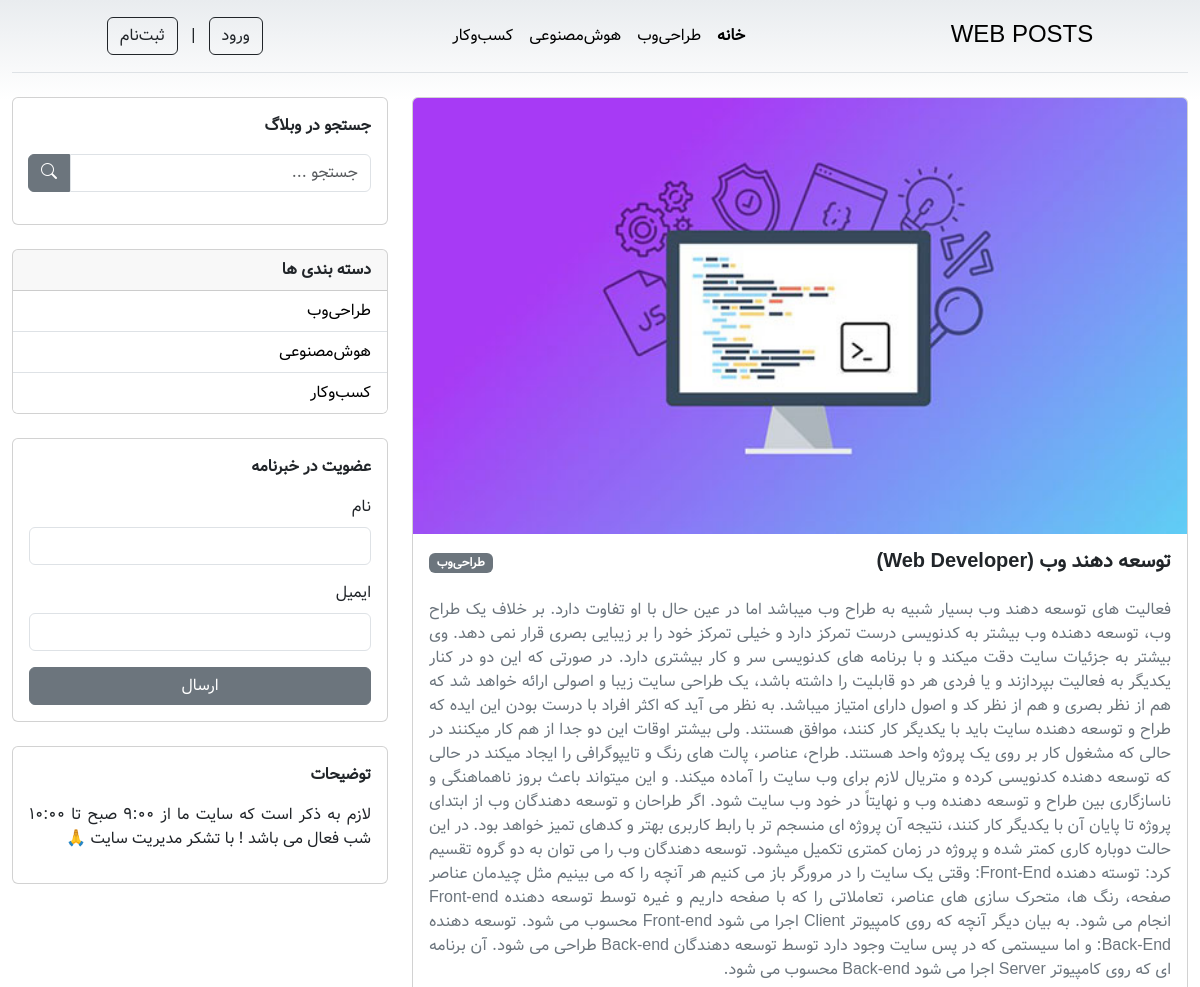
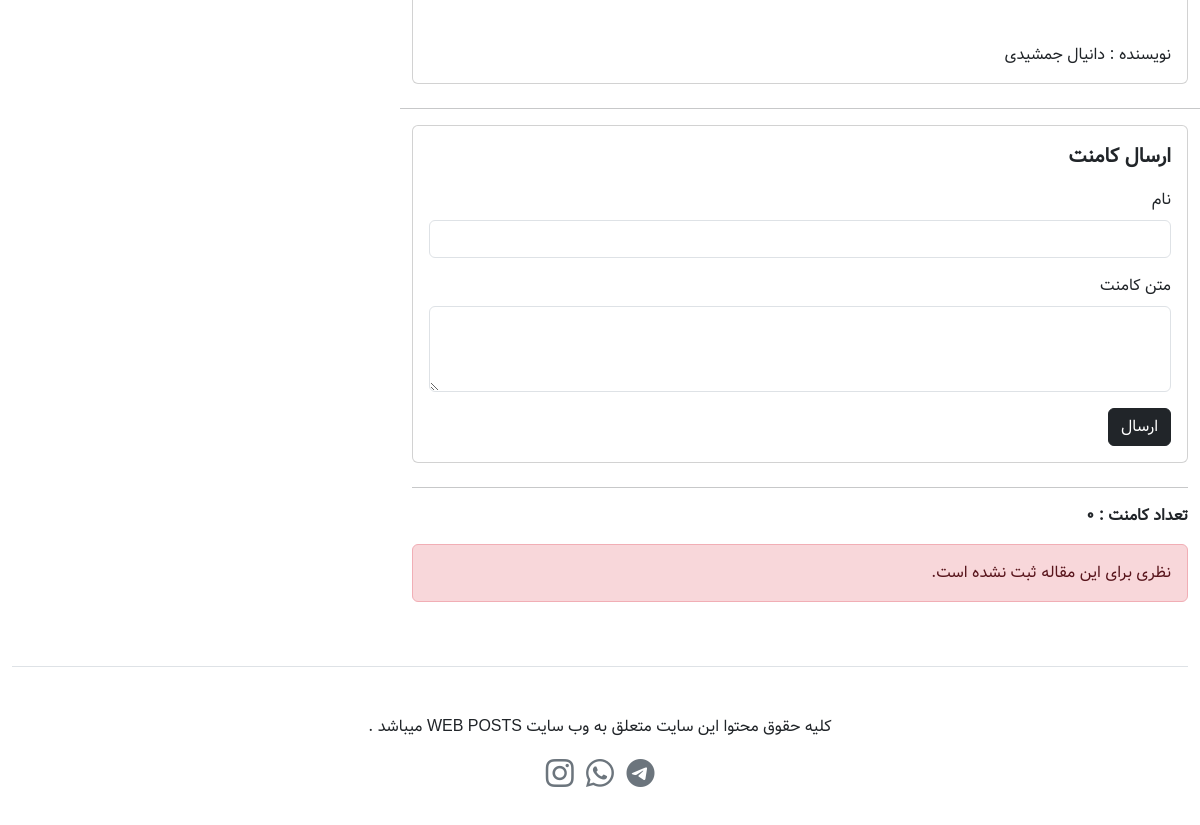
Page /single.php?post=22 on the committed database (2 pictures, top to bottom).
### tables this page shows
CREATE TABLE `settings` (
  `id` int(255) NOT NULL,
  `title_navbar` varchar(255) NOT NULL,
  `description_about` varchar(255) NOT NULL,
  `title_footer` varchar(255) NOT NULL
);

CREATE TABLE `categories` (
  `id` int(11) NOT NULL,
  `title` varchar(255) NOT NULL,
  `count` varchar(255) NOT NULL DEFAULT 'count',
  `time` datetime NOT NULL DEFAULT current_timestamp()
);

CREATE TABLE `posts` (
  `id` int(11) NOT NULL,
  `title` varchar(255) NOT NULL,
  `body` text NOT NULL,
  `category_id` int(11) NOT NULL,
  `author` varchar(255) NOT NULL,
  `image` varchar(255) NOT NULL,
  `count` varchar(255) NOT NULL DEFAULT 'count',
  `time` datetime NOT NULL DEFAULT current_timestamp()
);

### single.php (the view, shortened to what this page needs)
<?php
include "./include/layout/header.php";
try {
?>
    <?php
    if (isset($_GET['post'])) {
        $postId = $_GET['post'];
        $post = $db->prepare('SELECT * FROM posts WHERE id = :id');
        $post->execute(['id' => $postId]);
        $post = $post->fetch();
    }
    $db->setAttribute(PDO::ATTR_ERRMODE, PDO::ERRMODE_EXCEPTION);
} catch (Exception $e) {
    $e->getMessage();
    die;
}
?>
<main>
    <section class="mt-4">
        <div class="row">
            <?php if (empty($post)) : ?>
                <div class="col-lg-8">
                    <div class="alert alert-danger">
                        مقاله ای یافت نشد ....
                    </div>
                </div>
            <?php else : ?>
                <div class="col-lg-8">
                    <div class="row justify-content-center">
                        <?php
                        $categoryId = $post['category_id'];
                        $postCategory = $db->query("SELECT * FROM categories WHERE id = $categoryId")->fetch();
                        ?>
                        <div class="col">
                            <div class="card">
                                <img src="./uploads/posts/<?= $post['image'] ?>" class="card-img-top" alt="post-image" />
                                <div class="card-body">
                                    <div class="d-flex justify-content-between">
                                        <h5 class="card-title fw-bold">
                                            <?= $post['title'] ?>
                                        </h5>
                                        <div>
                                            <span class="badge text-bg-secondary"><?= $postCategory['title'] ?></span>
                                        </div>
                                    </div>
                                    <p class="card-text text-secondary text-justify pt-3">
                                        <?= $post['body'] ?>
                                    </p>
                                    <div>
                                        <p class="fs-6 mt-5 mb-0">
                                            نویسنده : <?= $post['author'] ?>
                                        </p>
                                    </div>
                                </div>
                            </div>
                        </div>
                        <hr class="mt-4" />
                        <div class="col">
                            <div class="card">
                                <div class="card-body">
                                    <p class="fw-bold fs-5">
                                        ارسال کامنت
                                    </p>
                                    <form method="POST">
                                        <div class="mb-3">
                                            <label class="form-label">نام</label>
                                            <input type="text" name="name" class="form-control" />
                                        </div>
                                        <div class="mb-3">
                                            <label class="form-label">متن کامنت</label>
                                            <textarea class="form-control" name="comment" rows="3"></textarea>
                                        </div>
                                        <button type="submit" name="postComment" class="btn btn-dark">
                                            ارسال
                                        </button>
                                    </form>
                                </div>
                            </div>
                            <hr class="mt-4" />
                            <?php
                            $postId = $post['id'];
                            $comments = $db->prepare("SELECT * FROM comments WHERE post_id = :id AND status = '1' ");
                            $comments->execute(['id' => $postId]);
                            ?>
                            <p class="fw-bold fs-6">تعداد کامنت : <?= $comments->rowCount() ?></p>
                            <?php if ($comments->rowCount() > 0) : ?>
                                <?php foreach ($comments as $comment) : ?>
                                    <div class="card bg-light-subtle mb-3">
                                        <div class="card-body">
                                            <div class="d-flex align-items-center">
                                                <img src="./assets/images/profile.png" width="45" height="45" alt="user-profle" />
                                                <h5 class="card-title me-2 mb-0">
                                                    <?= $comment['name'] ?>
                                                </h5>
                                            </div>
                                            <p class="card-text pt-3 pr-3">
                                                <?= $comment['comment'] ?>
                                            </p>
                                        </div>
                                    </div>
                                <?php endforeach ?>
                            <?php else : ?>
                                <div class="alert alert-danger" role="alert">
                                    نظری برای این مقاله ثبت نشده است.
                                </div>
                            <?php endif ?>
                        </div>
                    </div>
                </div>
            <?php endif ?>
            <?php
            include "./include/layout/sidebar.php";
            ?>
        </div>
    </section>
</main>
<?php
include "./include/layout/footer.php";
?>

### include/layout/header.php (shortened to what this page needs)
<?php
include "./include/db.php";
$query = "SELECT * FROM categories";
$categories = $db->query($query);
?>
<!DOCTYPE html>
<html dir="rtl" lang="fa">
<head>
    <link rel="stylesheet" href="https://cdn.jsdelivr.net/npm/bootstrap-icons@1.10.5/font/bootstrap-icons.css" />
    <link rel="stylesheet" href="<?= URL ?>/assets/css/bootstrap.min.css">
    <link rel="stylesheet" href="./assets/css/style.css" />
</head>
<body>
    <div class="container py-3">
        <header class="d-flex flex-column flex-md-row align-items-center pb-3 mb-4 border-bottom" style="display: flex;flex-direction: row;flex-wrap: nowrap;align-content: center;justify-content: space-around;align-items: center;">
            <div> <a href="index.php" class="fs-4 fw-medium link-body-emphasis text-decoration-none">
                    <?php
                    $settings = $db->prepare('SELECT * FROM settings WHERE id = :id');
                    $settings->execute(["id" => "1"]);
                    foreach ($settings as $setting) :
                    ?>
                        <?= $setting["title_navbar"]; ?>
                    <?php endforeach; ?>
                </a></div>
            <div>
                <nav class="d-inline-flex mt-2 mt-md-0 me-md-auto">
                    <a class="me-3 py-2 link-body-emphasis text-decoration-none <?= (!isset($_GET['category'])) ? 'fw-bold' : '' ?>" href="index.php" href="index.php"> خانه </a>
                    <?php if ($categories->rowCount() > 0) : ?>
                        <?php foreach ($categories as $category) : ?>
                            <a class="me-3 py-2 link-body-emphasis text-decoration-none <?= (isset($_GET['category'])) && $category['id'] == $_GET['category'] ? 'fw-bold' : '' ?>" href="index.php?category=<?= $category['id'] ?>"><?= $category['title'] ?></a>
                        <?php endforeach ?>
                    <?php endif ?>
                </nav>
            </div>
            <?php if (isset($_SESSION["public"])) : ?>
                <?php foreach ($registers as $register) : ?>
                    <form method="post">
                        <a class="btn btn-outline-dark txt-a" href="<?= URL ?>/profile/index.php"> پروفایل </a> &nbsp; | &nbsp; <button class="btn btn-outline-dark" name="logout"> خروج </button>
                    </form>
                <?php endforeach; ?>
            <?php else : ?>
                <?php if (!isset($_SESSION["email"])) : ?>
                    <div>
                        <a class="btn btn-outline-dark txt-a" href="./login.php"> ورود </a> &nbsp; | &nbsp; <a class="btn btn-outline-dark txt-a" href="./register.php"> ثبت&zwnj;نام </a>
                    </div>
                <?php else : ?>
                    <form method="post">
                        <a href="./admin-panel/" class="btn btn-outline-dark"> مدیریت </a> &nbsp; | &nbsp; <button class="btn btn-outline-dark txt-a" name="logout"> خروج </button>
                    </form>
                <?php endif; ?>
            <?php endif; ?>
        </header>

### include/layout/sidebar.php (shortened to what this page needs)
<?php
$query = "SELECT * FROM categories";
$categories = $db->query($query);
?>
<div class="col-lg-4">
    <div class="card">
        <div class="card-body">
            <p class="fw-bold fs-6">جستجو در وبلاگ</p>
            <form action="search.php" method="GET">
                <div class="input-group mb-3">
                    <input type="text" name="search" class="form-control" placeholder="جستجو ..." />
                    <button class="btn btn-secondary" type="submit">
                        <i class="bi bi-search"></i>
                    </button>
                </div>
            </form>
        </div>
    </div>
    <div class="card mt-4">
        <div class="fw-bold fs-6 card-header">دسته بندی ها</div>
        <ul class="list-group list-group-flush p-0">
            <?php if ($categories->rowCount() > 0) : ?>
                <?php foreach ($categories as $category) : ?>
                    <li class="list-group-item">
                        <a class="link-body-emphasis text-decoration-none" href="index.php?category=<?= $category['id'] ?>"><?= $category['title'] ?></a>
                    </li>
                <?php endforeach ?>
            <?php endif ?>
        </ul>
    </div>
    <div class="card mt-4">
        <div class="card-body">
            <p class="fw-bold fs-6">عضویت در خبرنامه</p>
            <form method="POST">
                <div class="mb-3">
                    <label class="form-label">نام</label>
                    <input type="text" name="name" class="form-control" />
                </div>
                <div class="mb-3">
                    <label class="form-label">ایمیل</label>
                    <input type="email" name="email" class="form-control" />
                </div>
                <div class="d-grid gap-2">
                    <button type="submit" name="subscribe" class="btn btn-secondary">
                        ارسال
                    </button>
                </div>
            </form>
        </div>
    </div>
    <div class="card mt-4">
        <div class="card-body">
            <p class="fw-bold fs-6"> توضیحات </p>
            <p class="text-justify">
                <?php
                $settings = $db->prepare('SELECT * FROM settings WHERE id = :id');
                $settings->execute(["id" => "1"]);
                foreach ($settings as $setting) :
                ?>
                    <?= $setting["description_about"]; ?>
                <?php endforeach; ?>
            </p>
        </div>
    </div>
</div>

### include/layout/footer.php (shortened to what this page needs)
<footer class="text-center pt-4 my-md-5 pt-md-5 border-top">
    <div class="row flex-column">
        <div>
            <p class="">
                <?php
                $settings = $db->prepare('SELECT * FROM settings WHERE id = :id');
                $settings->execute(["id" => "1"]);
                foreach ($settings as $setting) :
                ?>
                    <?= $setting["title_footer"]; ?>
                <?php endforeach; ?>
            </p>
        </div>
        <div>
            <a href="#"><i
                    class="bi bi-telegram fs-3 text-secondary ms-2"></i></a>
            <a href="#"><i
                    class="bi bi-whatsapp fs-3 text-secondary ms-2"></i></a>
            <a href="#"><i class="bi bi-instagram fs-3 text-secondary"></i></a>
        </div>
    </div>
</footer>
</div>
</body>
</html>

### assets/css/style.css (style rules this page uses)
body { background-image: linear-gradient(180deg, #e9ecef, #fff 100px, #fff); background-repeat: no-repeat; font-family: "Vazir", sans-serif; }
.container { max-width: 1200px; }
.text-justify { text-align: justify; }
.input-group > :not(:first-child):not(.dropdown-menu):not(.valid-tooltip):not( .valid-feedback ):not(.invalid-tooltip):not(.invalid-feedback) { border-top-right-radius: 0; border-bottom-right-radius: 0; border-top-left-radius: 0.375rem; border-bottom-left-radius: 0.375rem; }
.input-group:not(.has-validation) > :not(:last-child):not(.dropdown-toggle):not(.dropdown-menu):not( .form-floating ) { border-top-left-radius: 0; border-bottom-left-radius: 0; border-top-right-radius: 0.375rem; border-bottom-right-radius: 0.375rem; }

### include/layout/header.php (style rules this page uses)
a { text-decoration: none; }

### rows in the picture
settings: title_navbar "WEB POSTS", description_about "لازم به ذکر است که سایت ما از 9:00 صبح تا 10:00 شب فعال می باشد ! با تشکر مدیریت سایت 🙏", title_footer "کلیه حقوق محتوا این سایت متعلق به وب سایت WEB POSTS میباشد ."
categories: title "طراحی‌وب"
categories: title "هوش‌مصنوعی"
categories: title "کسب‌وکار"
posts: image (picture), title "توسعه دهند وب (Web Developer)", body "فعالیت های توسعه دهند وب بسیار شبیه به طراح وب میباشد اما در عین حال با او تفاوت دارد. بر خلاف یک طراح وب، توسعه دهنده وب بیشتر به کدنویسی درست تمرکز دارد و خیلی تمرکز خود را بر زیبایی بصری قرار نمی دهد. وی بیشتر به جزئیات سایت دقت میکند و با برنامه های کدنویسی سر و کار بیشتری دارد. در صورتی که این دو در کنار یکدیگر به فعالیت بپردازند و یا فردی هر دو قابلیت را داشته باشد، یک طراحی سایت زیبا و اصولی ارائه خواهد شد که هم از نظر بصری و هم از نظر کد و اصول دارای امتیاز میباشد. به نظر می آید که اکثر افراد با درست بودن این ایده که طراح و توسعه دهنده سایت باید با یکدیگر کار کنند، موافق هستند. ولی بیشتر اوقات این دو جدا از هم کار میکنند در حالی که مشغول کار بر روی یک پروژه واحد هستند. طراح، عناصر،…", author "دانیال جمشیدی"

### other values in the picture
$comments->rowCount() "0"
